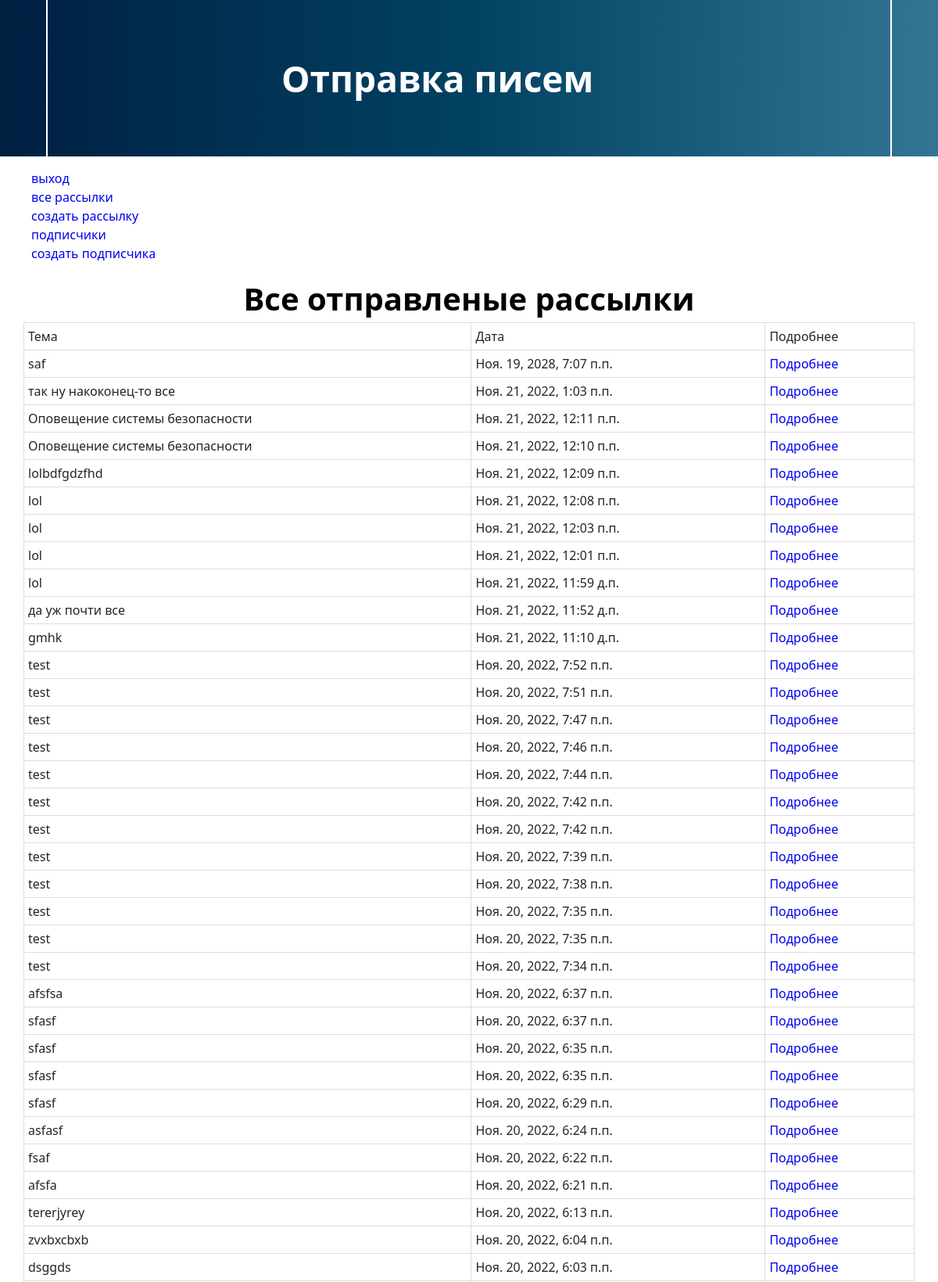
The page / (signed in, upper part) on the database its author committed.
### send/models.py (models this page shows, shortened)
class MailingEmail(models.Model):
    author = models.ForeignKey(User, on_delete=models.CASCADE)
    topic = models.TextField('Тема письма')
    text = models.TextField('Текст письма')
    pub_date = models.DateTimeField(auto_now_add=True, db_index=True)
    subscriber = models.ManyToManyField(Subscriber)
    class Meta:
        ordering = ('-pub_date',)
        verbose_name = 'Рассылка письма'
        verbose_name_plural = 'Рассылки писем'

### send/views.py (the view)
# urls.py: path('', views.index, name='index'),
@login_required
def index(request):
    context = {
        'all_mailing_email': MailingEmail.objects.filter(author=request.user),
    }
    return render(request, 'send/index.html', context)

### templates/send/index.html (shortened to what this page needs)
{% extends 'base.html' %}
{% load static %}
{% block content %}
  <div style="display: flex; justify-content: center;">
    <h1 class="text-center-main">
      Все отправленые рассылки
    </h1>
  </div>
  <table style="margin: 0 auto">
    <thead>
      <tr>
        <td>
          Тема
        </td>
        <td>
          Дата
        </td>
        <td>
          Подробнее
        </td>
      </tr>
    </thead>
    <tbody>
      {% for mailing in all_mailing_email %}
      <tr>
        <td>
          {{mailing.topic}}
        </td>
        <td>
          {{mailing.pub_date}}
        </td>
        <td>
          <a href="{% url 'send:get_mailing' mailing.id %}">
            Подробнее
          </a>
        </td>
      </tr>
      {% endfor %}
    </tbody>
  </table>
{% endblock %}

### static/css/base.css (style rules this page uses)
html { height: 100%; max-width: 100%; }
body { position: relative; margin: 0; min-height: 100%; }
.text-center-main { width: 800px; height: 60px; margin: 0 auto; font-family: 'Open Sans'; font-style: normal; font-weight: 700; font-size: 40px; line-height: 54px; display: flex; align-items: center; text-align: center; justify-content: center; color: #000000; }
table { width: 100%; max-width: 1140px; margin-bottom: 20px; border: 1px solid #dddddd; border-collapse: collapse; }
table td { border: 1px solid #dddddd; padding: 5px; }

### rows shown on the page
MailingEmail: topic "saf", pub_date "Ноя. 19, 2028, 7:07 п.п."
MailingEmail: topic "так ну накоконец-то все", pub_date "Ноя. 21, 2022, 1:03 п.п."
MailingEmail: topic "Оповещение системы безопасности", pub_date "Ноя. 21, 2022, 12:11 п.п."
MailingEmail: topic "Оповещение системы безопасности", pub_date "Ноя. 21, 2022, 12:10 п.п."
MailingEmail: topic "lolbdfgdzfhd", pub_date "Ноя. 21, 2022, 12:09 п.п."
MailingEmail: topic "lol", pub_date "Ноя. 21, 2022, 12:08 п.п."
MailingEmail: topic "lol", pub_date "Ноя. 21, 2022, 12:03 п.п."
MailingEmail: topic "lol", pub_date "Ноя. 21, 2022, 12:01 п.п."
MailingEmail: topic "lol", pub_date "Ноя. 21, 2022, 11:59 д.п."
MailingEmail: topic "да уж почти все", pub_date "Ноя. 21, 2022, 11:52 д.п."
MailingEmail: topic "gmhk", pub_date "Ноя. 21, 2022, 11:10 д.п."
MailingEmail: topic "test", pub_date "Ноя. 20, 2022, 7:52 п.п."
MailingEmail: topic "test", pub_date "Ноя. 20, 2022, 7:51 п.п."
MailingEmail: topic "test", pub_date "Ноя. 20, 2022, 7:47 п.п."
MailingEmail: topic "test", pub_date "Ноя. 20, 2022, 7:46 п.п."
MailingEmail: topic "test", pub_date "Ноя. 20, 2022, 7:44 п.п."
MailingEmail: topic "test", pub_date "Ноя. 20, 2022, 7:42 п.п."
MailingEmail: topic "test", pub_date "Ноя. 20, 2022, 7:42 п.п."
MailingEmail: topic "test", pub_date "Ноя. 20, 2022, 7:39 п.п."
MailingEmail: topic "test", pub_date "Ноя. 20, 2022, 7:38 п.п."
MailingEmail: topic "test", pub_date "Ноя. 20, 2022, 7:35 п.п."
MailingEmail: topic "test", pub_date "Ноя. 20, 2022, 7:35 п.п."
MailingEmail: topic "test", pub_date "Ноя. 20, 2022, 7:34 п.п."
MailingEmail: topic "afsfsa", pub_date "Ноя. 20, 2022, 6:37 п.п."
MailingEmail: topic "sfasf", pub_date "Ноя. 20, 2022, 6:37 п.п."
MailingEmail: topic "sfasf", pub_date "Ноя. 20, 2022, 6:35 п.п."
MailingEmail: topic "sfasf", pub_date "Ноя. 20, 2022, 6:35 п.п."
MailingEmail: topic "sfasf", pub_date "Ноя. 20, 2022, 6:29 п.п."
MailingEmail: topic "asfasf", pub_date "Ноя. 20, 2022, 6:24 п.п."
MailingEmail: topic "fsaf", pub_date "Ноя. 20, 2022, 6:22 п.п."
MailingEmail: topic "afsfa", pub_date "Ноя. 20, 2022, 6:21 п.п."
MailingEmail: topic "tererjyrey", pub_date "Ноя. 20, 2022, 6:13 п.п."
MailingEmail: topic "zvxbxcbxb", pub_date "Ноя. 20, 2022, 6:04 п.п."
MailingEmail: topic "dsggds", pub_date "Ноя. 20, 2022, 6:03 п.п."
